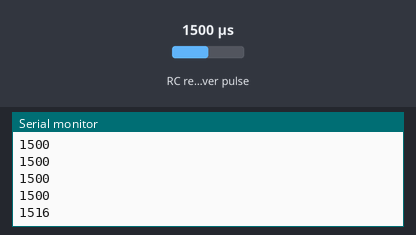
A sketch run on a simulated Arduino Uno, built with avr-gcc and run on an emulated ATmega328P. On the bench: the last lines printed to the serial monitor. Wiring (inferred from the names in the program): RC receiver channel: data pin 2. The test bench sets the inputs (shaded band); at power-on: RC receiver pulse 1500 µs.

Above: at 1.2 s.
1.3 s: RC receiver pulse (sensor on pin 2) set to 1020 µs
At 2.4 s:
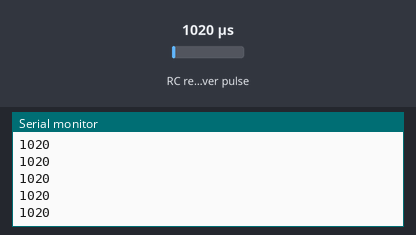
2.8 s: RC receiver pulse (sensor on pin 2) set to 1250 µs
At 3.9 s:
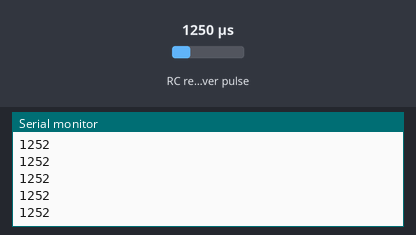
Timing chart, 0 to 5.8 s (numbered marks = the images above; inputs shaded):
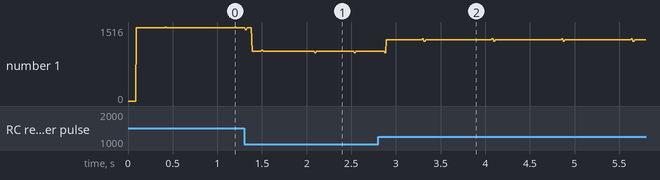

Measured:
- after the input at 1.3 s, the serial monitor: prints a new line after 0.09 s (image 1)
- after the input at 2.8 s, the serial monitor: prints a new line after 0.09 s (image 2)
- plotted number 1: 1500 → 1020 after the input at 1.3 s, 1020 → 1252 after the input at 2.8 s

The sketch:

PWM_inputVaule.ino
```cpp
#define RCPin 2
volatile long StartTime = 0;
volatile long CurrentTime = 0;
volatile long Pulses = 0;
int PulseWidth = 0;

void setup() {
  // put your setup code here, to run once:
  Serial.begin(9600);
  pinMode(RCPin, INPUT_PULLUP);
  attachInterrupt(digitalPinToInterrupt(RCPin),PulseTimer, CHANGE);
}

void loop() {
  // put your main code here, to run repeatedly:
  if (Pulses < 2000){
    PulseWidth = Pulses;
  }
  Serial.println(PulseWidth);
}

void PulseTimer(){
  CurrentTime = micros();
  if (CurrentTime > StartTime){
    Pulses = CurrentTime - StartTime;
    StartTime = CurrentTime;
  }
}
```
